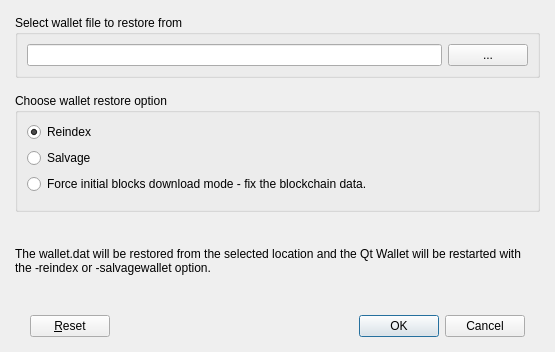
<?xml version="1.0" encoding="UTF-8"?>
<ui version="4.0">
 <class>RestoreDialog</class>
 <widget class="QDialog" name="RestoreDialog">
  <property name="geometry">
   <rect>
    <x>0</x>
    <y>0</y>
    <width>555</width>
    <height>352</height>
   </rect>
  </property>
  <property name="windowTitle">
   <string>Restore Wallet</string>
  </property>
  <layout class="QVBoxLayout" name="verticalLayout_3">
   <property name="spacing">
    <number>0</number>
   </property>
   <property name="leftMargin">
    <number>0</number>
   </property>
   <property name="topMargin">
    <number>0</number>
   </property>
   <property name="rightMargin">
    <number>0</number>
   </property>
   <property name="bottomMargin">
    <number>0</number>
   </property>
   <item>
    <layout class="QVBoxLayout" name="verticalLayout_2">
     <property name="spacing">
      <number>15</number>
     </property>
     <property name="leftMargin">
      <number>15</number>
     </property>
     <property name="topMargin">
      <number>15</number>
     </property>
     <property name="rightMargin">
      <number>15</number>
     </property>
     <property name="bottomMargin">
      <number>15</number>
     </property>
     <item>
      <widget class="QGroupBox" name="gbWalletPath">
       <property name="title">
        <string>Select wallet file to restore from</string>
       </property>
       <layout class="QHBoxLayout" name="horizontalLayout">
        <item>
         <widget class="QLineEdit" name="txtWalletPath">
          <property name="readOnly">
           <bool>true</bool>
          </property>
         </widget>
        </item>
        <item>
         <widget class="QPushButton" name="toolWalletPath">
          <property name="text">
           <string>...</string>
          </property>
         </widget>
        </item>
       </layout>
      </widget>
     </item>
     <item>
      <widget class="QGroupBox" name="groupBox">
       <property name="minimumSize">
        <size>
         <width>0</width>
         <height>90</height>
        </size>
       </property>
       <property name="title">
        <string>Choose wallet restore option</string>
       </property>
       <layout class="QVBoxLayout" name="verticalLayout">
        <item>
         <widget class="QRadioButton" name="rbReindex">
          <property name="text">
           <string>Reindex</string>
          </property>
          <property name="checked">
           <bool>true</bool>
          </property>
         </widget>
        </item>
        <item>
         <widget class="QRadioButton" name="rbSalvage">
          <property name="text">
           <string>Salvage</string>
          </property>
         </widget>
        </item>
        <item>
         <widget class="QRadioButton" name="rbInitialBlocksDownload">
          <property name="text">
           <string>Force initial blocks download mode - fix the blockchain data.</string>
          </property>
         </widget>
        </item>
        <item>
         <spacer name="verticalSpacer">
          <property name="orientation">
           <enum>Qt::Vertical</enum>
          </property>
          <property name="sizeHint" stdset="0">
           <size>
            <width>20</width>
            <height>40</height>
           </size>
          </property>
         </spacer>
        </item>
       </layout>
      </widget>
     </item>
     <item>
      <spacer name="verticalSpacer_2">
       <property name="orientation">
        <enum>Qt::Vertical</enum>
       </property>
       <property name="sizeType">
        <enum>QSizePolicy::Fixed</enum>
       </property>
       <property name="sizeHint" stdset="0">
        <size>
         <width>20</width>
         <height>20</height>
        </size>
       </property>
      </spacer>
     </item>
     <item>
      <widget class="QLabel" name="lblInfo">
       <property name="text">
        <string>The wallet.dat will be restored from the selected location and the Qt Wallet will be restarted with the -reindex or -salvagewallet option.</string>
       </property>
       <property name="wordWrap">
        <bool>true</bool>
       </property>
      </widget>
     </item>
    </layout>
   </item>
   <item>
    <widget class="QWidget" name="buttonsContainerWhite" native="true">
     <layout class="QHBoxLayout" name="horizontalLayout_2">
      <property name="leftMargin">
       <number>30</number>
      </property>
      <property name="topMargin">
       <number>25</number>
      </property>
      <property name="rightMargin">
       <number>30</number>
      </property>
      <property name="bottomMargin">
       <number>15</number>
      </property>
      <item>
       <widget class="QPushButton" name="btnReset">
        <property name="text">
         <string>&amp;Reset</string>
        </property>
       </widget>
      </item>
      <item>
       <spacer name="horizontalSpacer">
        <property name="orientation">
         <enum>Qt::Horizontal</enum>
        </property>
        <property name="sizeHint" stdset="0">
         <size>
          <width>196</width>
          <height>20</height>
         </size>
        </property>
       </spacer>
      </item>
      <item>
       <widget class="QDialogButtonBox" name="btnBoxRestore">
        <property name="standardButtons">
         <set>QDialogButtonBox::Cancel|QDialogButtonBox::Ok</set>
        </property>
       </widget>
      </item>
     </layout>
    </widget>
   </item>
  </layout>
 </widget>
 <resources/>
 <connections/>
</ui>
